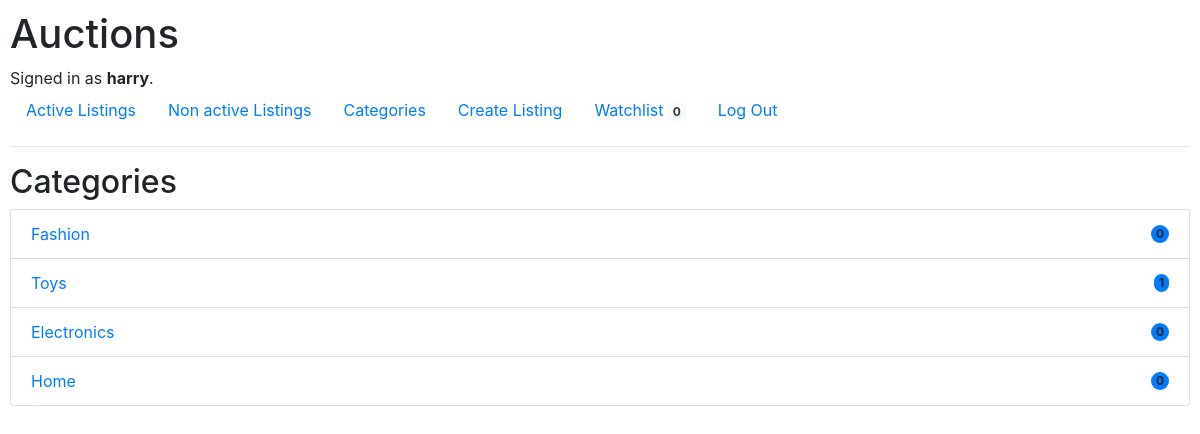
Before: /categories (signed in) with the older database file.
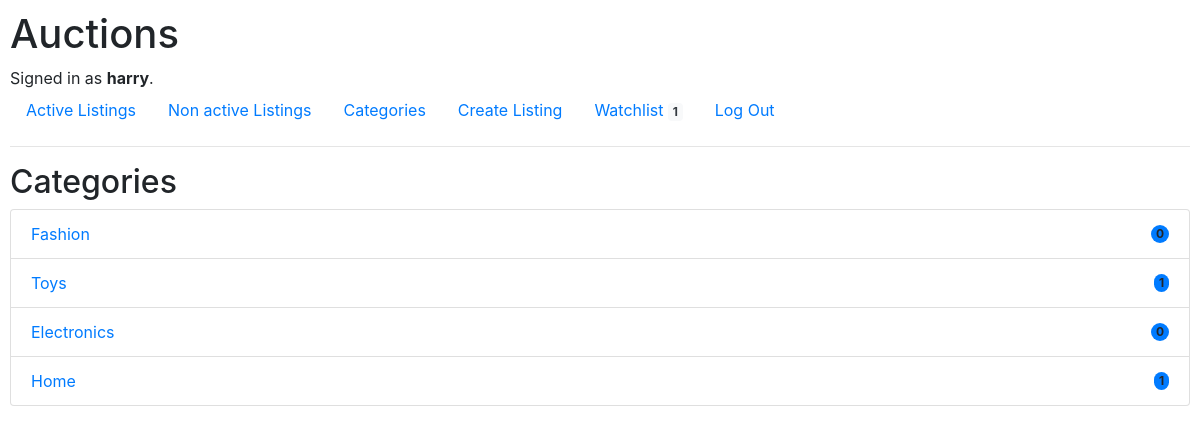
After: the same page with the newer database file.
### auctions/models.py (models this page shows, shortened)
class User(AbstractUser):
    def AmountWatchlist(self):
        return self.wishes_per_user.count()

class Category(models.Model):
    title = CharField(max_length=64)
    def __str__(self):
        return f"{self.title}"
    def AmountOfActiveListings(self):
        return self.listings_per_category.filter(is_active = True).count()

### auctions/views.py (the view)
# urls.py: path("categories", views.categories, name="categories")
def categories(request):
    categories = Category.objects.all()
    return render(request, "auctions/categories.html", {
        "categories": categories
    })

### auctions/templates/auctions/categories.html (shortened to what this page needs)
{% extends "auctions/layout.html" %}
{% block body %}
    <h2>Categories</h2>
    <ul class="list-group">
        {% for category in categories %}
            <li class="list-group-item d-flex justify-content-between align-items-center">
                <a href="{% url 'category_page' category.id%}"> {{ category }} </a>
            <span class="badge bg-primary rounded-pill">{{ category.AmountOfActiveListings }}</span>
            </li>
        {% empty %}
            There are no categories
        {% endfor %}
      </ul>
{% endblock %}

### auctions/templates/auctions/layout.html (shortened to what this page needs)
{% load static %}
<!DOCTYPE html>
<html lang="en">
    <head>
        <link rel="stylesheet" href="https://stackpath.bootstrapcdn.com/bootstrap/4.4.1/css/bootstrap.min.css">
        <link href="{% static 'auctions/styles.css' %}" rel="stylesheet">
    </head>
    <body>
        <h1>Auctions</h1>
        <div>
            {% if user.is_authenticated %}
                Signed in as <strong>{{ user.username }}</strong>.
            {% else %}
                Not signed in.
            {% endif %}
        </div>
        <ul class="nav">
            <li class="nav-item">
                <a class="nav-link" href="{% url 'index' %}">Active Listings</a>
            </li>
            <li class="nav-item">
                <a class="nav-link" href="{% url 'non_active_listings' %}">Non active Listings</a>
            </li>
            <li class="nav-item">
                <a class="nav-link" href="{% url 'categories' %}">Categories</a>
            </li>
            {% if user.is_authenticated %}
                <li class="nav-item">
                    <a class="nav-link" href="{% url 'create_listing' %}">Create Listing</a>
                </li>
                <li class="nav-item">
                    <a class="nav-link" href="{% url 'watchlist' %}">Watchlist <span class="badge bg-light text-dark">{{user.AmountWatchlist}}</span> </a>
                </li>
                <li class="nav-item">
                    <a class="nav-link" href="{% url 'logout' %}">Log Out</a>
                </li>
            {% endif %}
        </ul>
        <hr>
        {% block body %}
        {% endblock %}
    </body>
</html>

Changed rows visible on the page:
changed User "harry": AmountWatchlist "0" → "1"
computed for Category "Home": AmountOfActiveListings "0" → "1"
